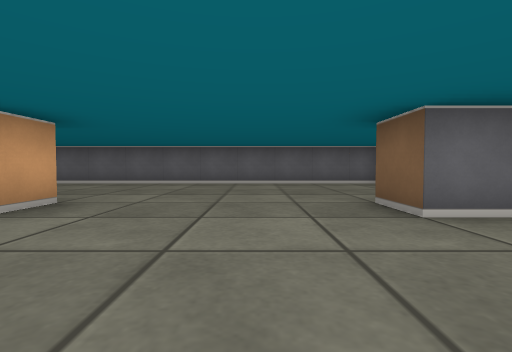
View 1 (above)

24 first-person views from a walk through a cub3D ray-caster map. The camera is about half as high as the walls, tilts 2° down and sees 85° across. The floor is counted in squares. Each view is taken from the middle of a square. On the plan, view 1 faces up. The plan holds only what a view shows up to about 9 squares ahead; the rest is blank.

View 2
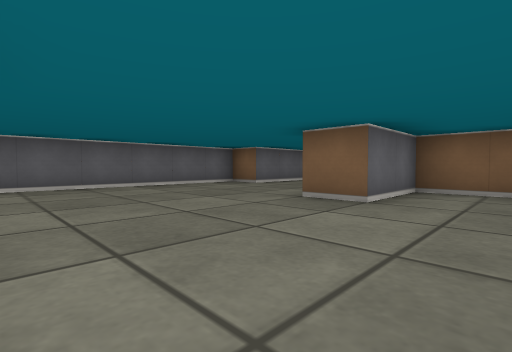

View 3
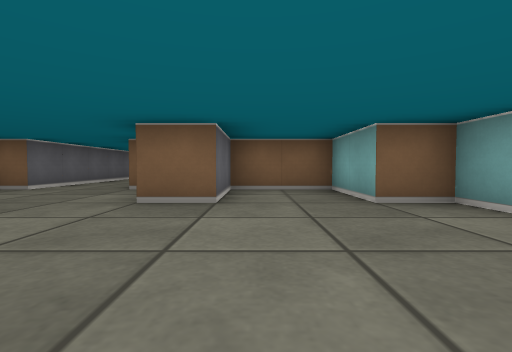

View 4
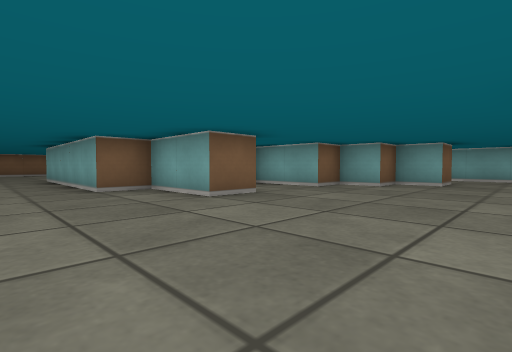

View 5
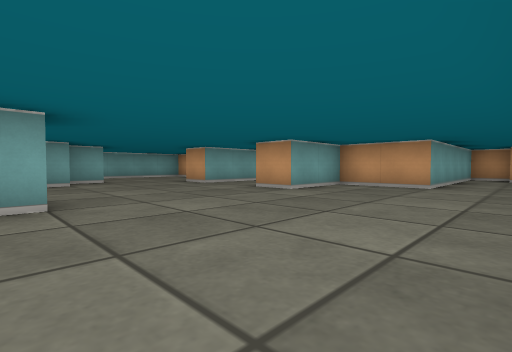

View 6
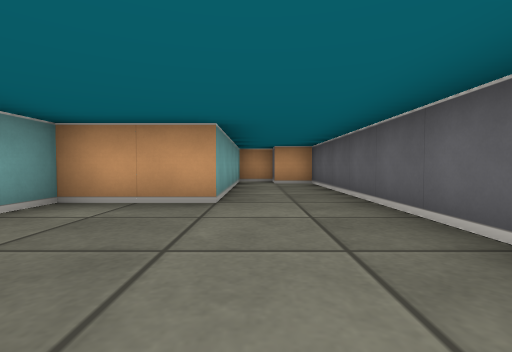

View 7
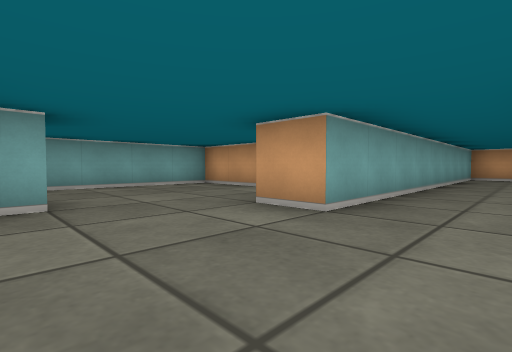

View 8
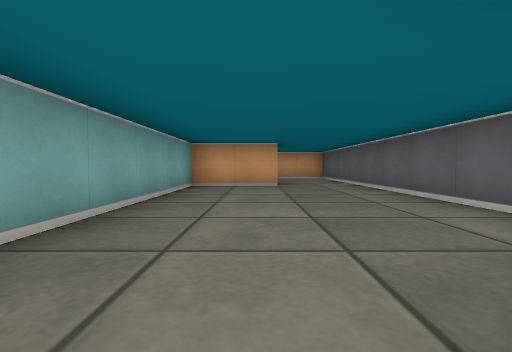

View 9
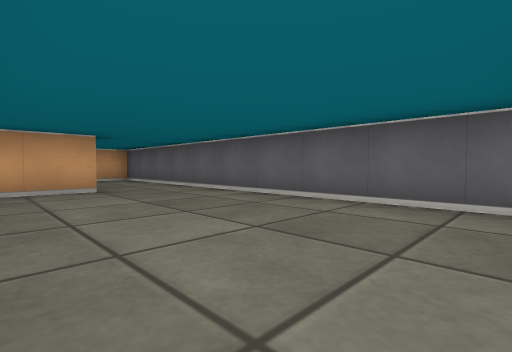

View 10
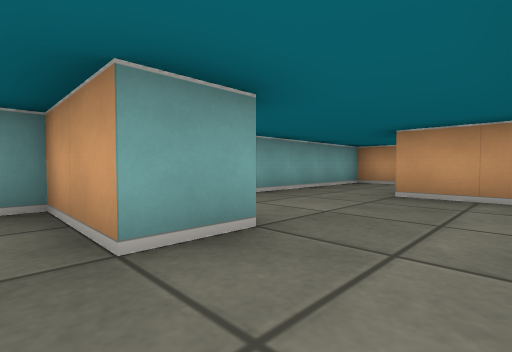

View 11
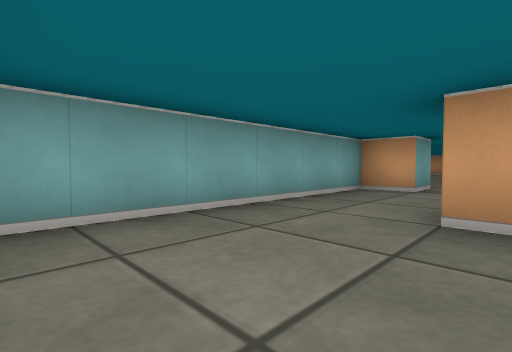

View 12
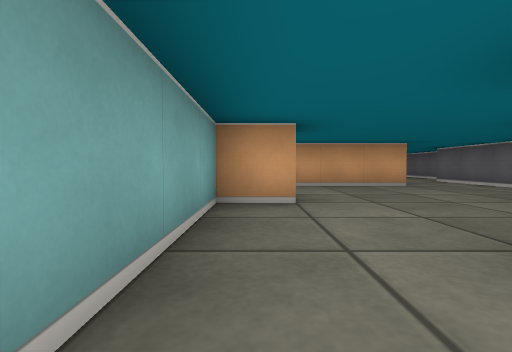

View 13
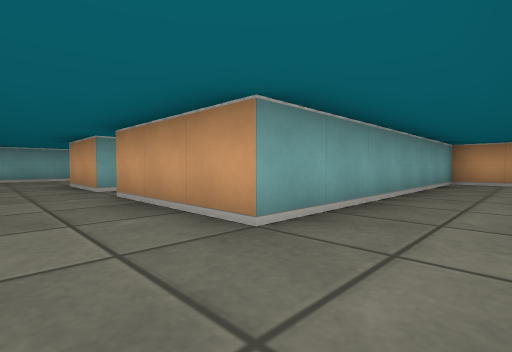

View 14
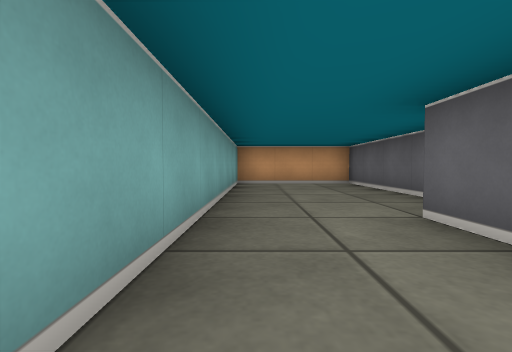

View 15
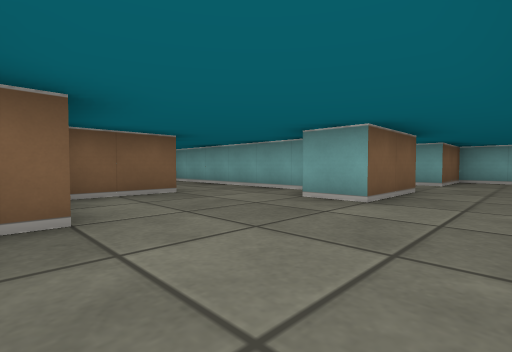

View 16
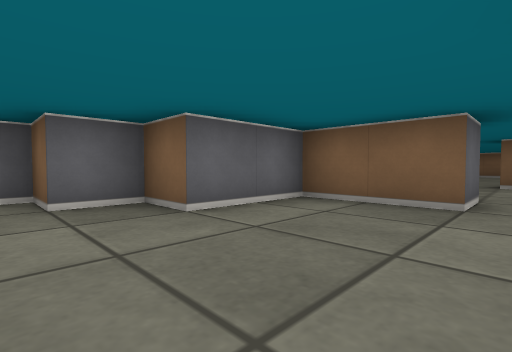

View 17
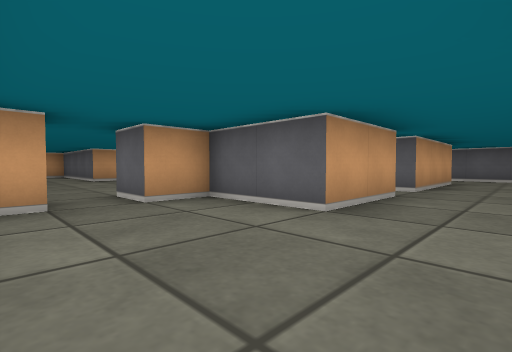

View 18
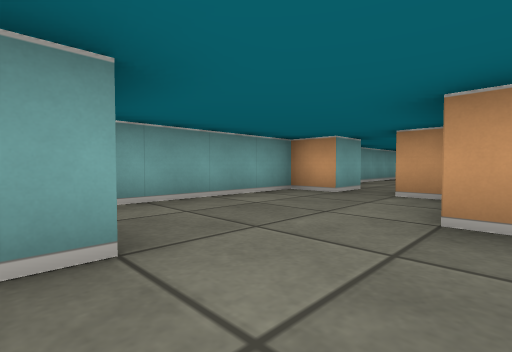

View 19
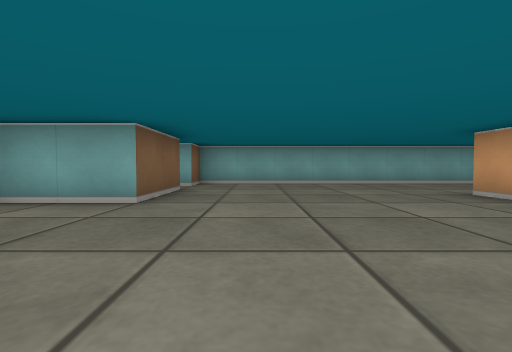

View 20
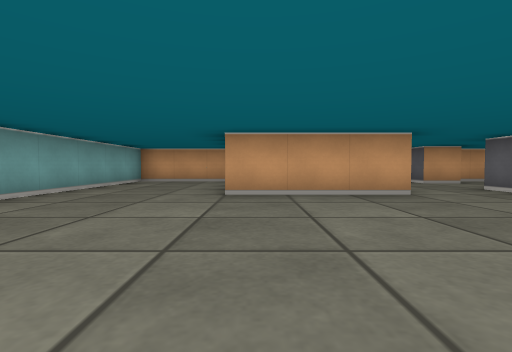

View 21
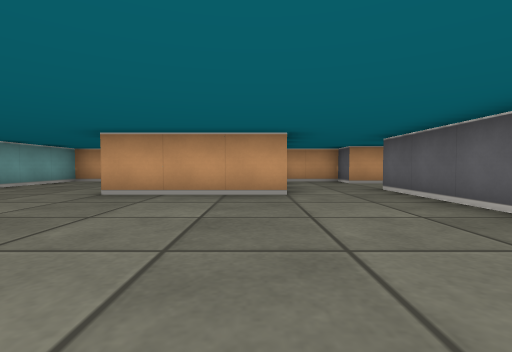

View 22
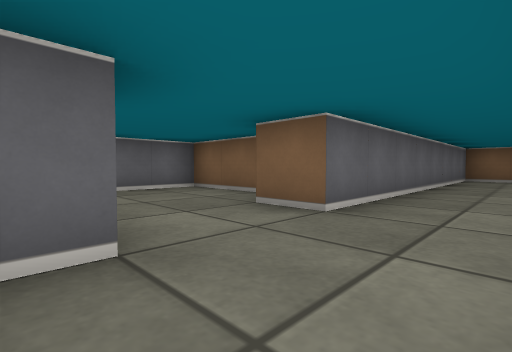

View 23
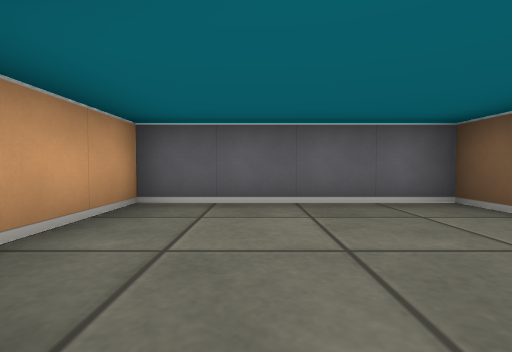

View 24
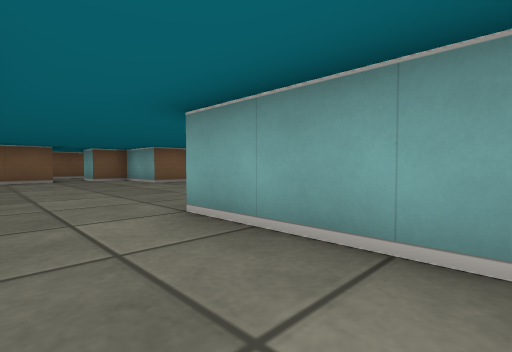

### Floor plan
Points are (right, up) in squares from view 1. A wall is a line through its corners. A room is listed if a view was taken in it or the views show most of it. See-through windows are left out.
Room 1 (views 1, 2, 3, 4, 5, 6, 7)
walls: (-2.5, 0.5) (-2.5, -0.5); (-0.5, -1.5) (0.5, -1.5) (0.5, -0.5) (1.5, -0.5) (1.5, 0.5) (3.5, 0.5) (3.5, 2.5) (1.5, 2.5) (1.5, 3.5) (3.5, 3.5) (3.5, 4.5) (8.5, 4.5); (7.1, 6.5) (3.5, 6.5) (3.5, 7.5) (-8.5, 7.5) (-8.5, 6.5) (-9.5, 6.5) (-9.5, 5.5) (-4.5, 5.5) (-4.5, 3.5) (-2.5, 3.5) (-2.5, 2.5)
ways out: opening at (-2, 1.5) to room 2; opening at (-1.5, -1); opening at (8.5, 5.5)
Room 2 (views 8, 9, 10)
walls: (-6.1, 4.5) (-11.5, 4.5); (-11.5, 2.5) (-11.5, 0.5) (-2.5, 0.5)
ways out: opening at (-2, 1.5) to room 1; opening at (-12, 3.5) to room 3
Room 3 (views 11, 12)
walls: (-12.5, 2.5) (-11.5, 2.5); (-15.5, 4.2) (-15.5, 2.5); (-11.5, 4.5) (-15.2, 4.5); (-15.6, 0.5) (-12.9, 0.5)
ways out: opening at (-12, 3.5) to room 2; opening at (-16, 1.5) to room 4
Room 4 (views 13, 14, 15, 16)
walls: (-22.5, 0.5) (-21.5, 0.5) (-21.5, -0.5); (-19.5, -0.5) (-19.5, 1.5) (-18.5, 1.5) (-18.5, 0.5) (-15.6, 0.5); (-25.1, 7.5) (-28.5, 7.5) (-28.5, 4.5) (-21.5, 4.5) (-21.5, 1.5) (-21.9, 1.5); (-15.5, 2.5) (-16.5, 2.5) (-16.5, 4.5) (-18.5, 4.5) (-18.5, 5.5) (-19.5, 5.5) (-19.5, 6.5) (-23.5, 6.5)
ways out: opening at (-16, 1.5) to room 3; opening at (-20.5, 0) to room 5; opening at (-22, 1) to room 6
Room 5 (views 17, 18)
walls: (-23.5, -3.5) (-23.5, -4.5) (-19.5, -4.5) (-19.5, -2.5) (-18.9, -2.5); (-21.5, -0.5) (-21.5, -1.5) (-23.5, -1.5) (-23.5, -2.5)
ways out: opening at (-20.5, 0) to room 4; opening at (-24, -3) to room 6; opening at (-19, -1.5)
Room 6 (views 19, 20, 21)
walls: (-29.5, 1.5) (-29.5, -1.5) (-30.2, -1.5); (-23.5, -2.5) (-24.5, -2.5) (-24.5, -0.5) (-22.5, -0.5) (-22.5, 0.5); (-22.5, 1.5) (-22.5, 3.5) (-29.5, 3.5); (-33.5, -1.9) (-33.5, -4.5) (-24.5, -4.5) (-24.5, -3.5) (-23.5, -3.5)
ways out: opening at (-22, 1) to room 4; opening at (-24, -3) to room 5; opening at (-30, 2.5) to room 7
Room 7 (views 22, 24)
walls: (-32.5, 3.5) (-33.5, 3.5) (-33.5, 1.9); (-32, 1.5) (-29.5, 1.5); (-29.5, 3.5) (-30.5, 3.5)
ways out: opening at (-30, 2.5) to room 6; opening at (-31.5, 4) to room 8
Room 8 (view 23)
walls: (-32.5, 4.6) (-32.5, 3.5); (-29.5, 5.5) (-29.5, 7.5) (-33.5, 7.5) (-33.5, 5.1); (-30.5, 3.5) (-30.5, 4.5)
ways out: opening at (-31.5, 4) to room 7

Where each view was taken, in squares from view 1:
view 1: 0 up, 0 right, facing up
view 2: 1 up, 2 left, facing up-right
view 3: 2 up, 2 left, facing right
view 4: 6 up, 2 left, facing down-right
view 5: 7 up, 2 right, facing down-left
view 6: 6 up, 1 left, facing left
view 7: 2 up, 0 right, facing down-left
view 8: 2 up, 5 left, facing left
view 9: 1 up, 6 left, facing up-left
view 10: 4 up, 11 left, facing down-left
view 11: 3 up, 13 left, facing down-left
view 12: 1 up, 15 left, facing left
view 13: 6 up, 20 left, facing down-left
view 14: 5 up, 21 left, facing left
view 15: 5 up, 21 left, facing down-right
view 16: 2 up, 20 left, facing up-right
view 17: 4 down, 20 left, facing up-left
view 18: 1 down, 19 left, facing down-left
view 19: 3 up, 26 left, facing down
view 20: 1 down, 25 left, facing left
view 21: 1 up, 25 left, facing left
view 22: 2 up, 33 left, facing up-right
view 23: 4 up, 32 left, facing up
view 24: 3 up, 32 left, facing down-right
